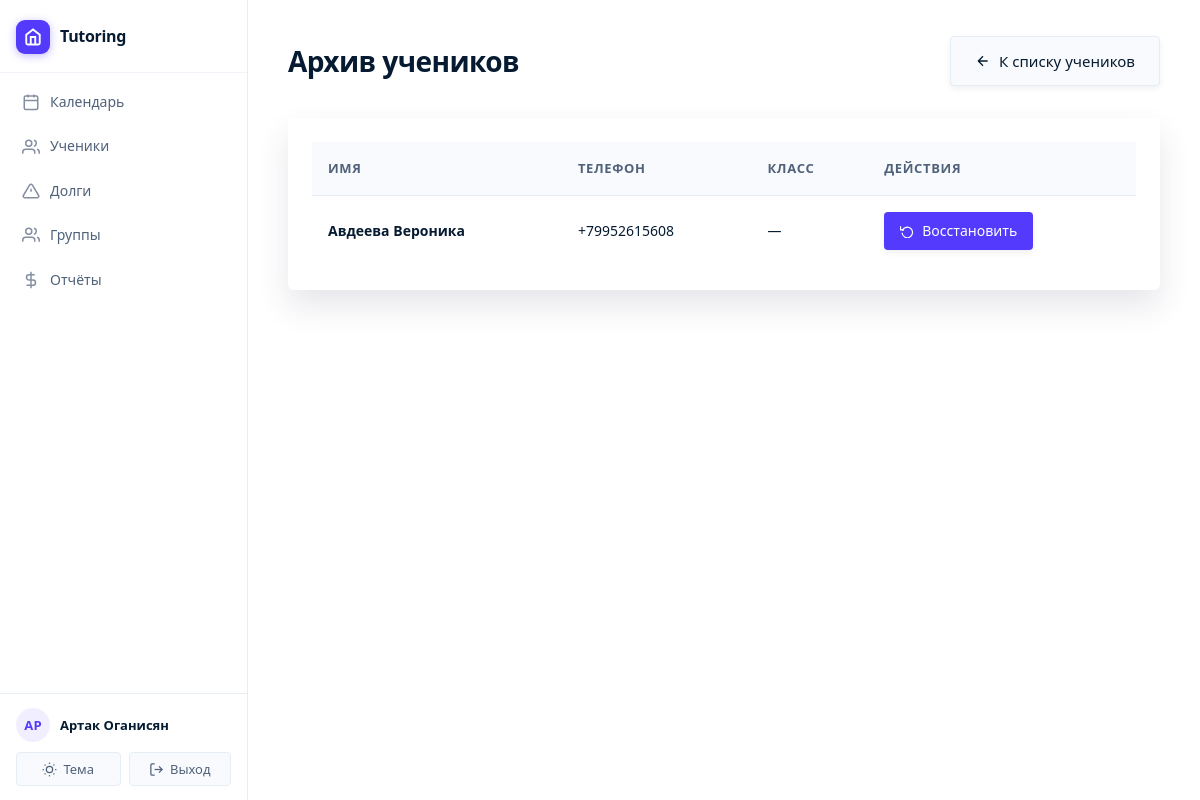
Page /students/archive/ (signed in) on the committed database.
### main/models.py (models this page shows, shortened)
class Student(models.Model):
    tutor = models.ForeignKey(Tutor, on_delete=models.CASCADE, related_name='students', verbose_name='Репетитор')
    groups = models.ManyToManyField(StudentGroup, related_name='students', blank=True, verbose_name='Группы')
    first_name = models.CharField(max_length=100, verbose_name='Имя')
    last_name = models.CharField(max_length=100, verbose_name='Фамилия')
    phone = models.CharField(max_length=20, blank=True, null=True, verbose_name='Телефон')
    telegram = models.CharField(max_length=20, blank=True, null=True, verbose_name='Телеграм')
    created_at = models.DateTimeField(auto_now_add=True, verbose_name='Дата создания')
    updated_at = models.DateTimeField(auto_now=True, verbose_name='Дата обновления')
    grade = models.CharField(max_length=10, blank=True, null=True, verbose_name='Класс')
    notes = models.TextField(blank=True, verbose_name='Заметки')
    is_active = models.BooleanField(default=True, verbose_name='Активен')
    default_price = models.DecimalField(
        max_digits=10,
        decimal_places=2,
        null=True,
        blank=True,
        verbose_name='Цена по умолчанию'
    )
    prepaid_balance = models.DecimalField(
        max_digits=10,
        decimal_places=2,
        default=Decimal('0.00'),
        verbose_name='Баланс предоплаты'
    )
    class Meta:
        verbose_name = 'Ученик'
        verbose_name_plural = 'Ученики'
        ordering = ['last_name', 'first_name']

### main/views.py (the view)
# urls.py: path('students/archive/', views.student_archive, name='student_archive'),
@login_required
def student_archive(request):
    tutor = get_tutor(request)
    if not tutor:
        messages.error(request, 'Профиль репетитора не найден.')
        return redirect('calendar')
    students = Student.objects.filter(tutor=tutor, is_active=False)
    return render(request, 'main/student_archive.html', {'students': students})

### main/views.py (called while the page is built)
def get_tutor(request):
    if request.user.is_authenticated:
        try:
            return request.user.tutor
        except Tutor.DoesNotExist:
            return None
    return None

### main/templates/main/student_archive.html (shortened to what this page needs)
{% extends 'main/base.html' %}
{% block content %}
<div class="page-header">
    <h1>Архив учеников</h1>
    <div class="page-actions">
        <a href="{% url 'student_list' %}" class="btn btn-secondary">
            <svg width="16" height="16" viewBox="0 0 24 24" fill="none" stroke="currentColor" stroke-width="2">
                <path d="M19 12H5M12 19l-7-7 7-7"/>
            </svg>
            К списку учеников
        </a>
    </div>
</div>
{% if students %}
<div class="card">
    <div class="table-responsive">
        <table>
            <thead>
                <tr>
                    <th>Имя</th>
                    <th class="mobile-hide">Телефон</th>
                    <th class="mobile-hide">Класс</th>
                    <th>Действия</th>
                </tr>
            </thead>
            <tbody>
                {% for student in students %}
                <tr>
                    <td>
                        <span style="font-weight: 600; color: var(--text);">
                            {{ student.last_name }} {{ student.first_name }}
                        </span>
                    </td>
                    <td class="mobile-hide">{{ student.phone|default:"—" }}</td>
                    <td class="mobile-hide">{{ student.grade|default:"—" }}</td>
                    <td>
                        <a href="{% url 'student_restore' student.pk %}" class="btn btn-sm">
                            <svg width="14" height="14" viewBox="0 0 24 24" fill="none" stroke="currentColor" stroke-width="2">
                                <polyline points="1 4 1 10 7 10"/><path d="M3.51 15a9 9 0 1 0 .49-3.51"/>
                            </svg>
                            Восстановить
                        </a>
                    </td>
                </tr>
                {% endfor %}
            </tbody>
        </table>
    </div>
</div>
{% else %}
<div class="empty-state">
    <p>Архив пуст</p>
</div>
{% endif %}
{% endblock %}

### main/templates/main/base.html (shortened to what this page needs)
{% load static %}
<!DOCTYPE html>
<html lang="ru">
<head>
    <link rel="stylesheet" href="{% static 'css/main.css' %}">
</head>
<body>
    <div class="app-layout">
        <aside class="sidebar" id="sidebar">
            <div class="sidebar-header">
                <a href="{% url 'calendar' %}" class="sidebar-logo">
                    <div class="sidebar-logo-mark">
                        <svg viewBox="0 0 24 24" fill="none" stroke="currentColor" stroke-width="2.5">
                            <path d="M3 9l9-7 9 7v11a2 2 0 0 1-2 2H5a2 2 0 0 1-2-2z"/>
                            <polyline points="9 22 9 12 15 12 15 22"/>
                        </svg>
                    </div>
                    <span class="sidebar-logo-text">Tutoring</span>
                </a>
            </div>
            <div class="sidebar-main">
                {% if user.is_authenticated %}
                    <nav class="sidebar-nav">
                        <a href="{% url 'calendar' %}" {% if request.resolver_match.url_name == 'calendar' %}class="active"{% endif %}>
                            <svg viewBox="0 0 24 24" fill="none" stroke="currentColor" stroke-width="2">
                                <rect x="3" y="4" width="18" height="18" rx="2" ry="2"/>
                                <line x1="16" y1="2" x2="16" y2="6"/>
                                <line x1="8" y1="2" x2="8" y2="6"/>
                                <line x1="3" y1="10" x2="21" y2="10"/>
                            </svg>
                            <span>Календарь</span>
                        </a>
                        <a href="{% url 'student_list' %}" >
                            <svg viewBox="0 0 24 24" fill="none" stroke="currentColor" stroke-width="2">
                                <path d="M17 21v-2a4 4 0 0 0-4-4H5a4 4 0 0 0-4 4v2"/>
                                <circle cx="9" cy="7" r="4"/>
                                <path d="M23 21v-2a4 4 0 0 0-3-3.87M16 3.13a4 4 0 0 1 0 7.75"/>
                            </svg>
                            <span>Ученики</span>
                        </a>
                        <a href="{% url 'students_debt_list' %}" {% if request.resolver_match.url_name == 'students_debt_list' %}class="active"{% endif %}>
                            <svg viewBox="0 0 24 24" fill="none" stroke="currentColor" stroke-width="2">
                                <path d="M10.29 3.86L1.82 18a2 2 0 0 0 1.71 3h16.94a2 2 0 0 0 1.71-3L13.71 3.86a2 2 0 0 0-3.42 0z"/>
                                <line x1="12" y1="9" x2="12" y2="13"/>
                                <line x1="12" y1="17" x2="12.01" y2="17"/>
                            </svg>
                            <span>Долги</span>
                        </a>
                        <a href="{% url 'group_list' %}" {% if 'group' in request.resolver_match.url_name %}class="active"{% endif %}>
                            <svg viewBox="0 0 24 24" fill="none" stroke="currentColor" stroke-width="2">
                                <path d="M17 21v-2a4 4 0 0 0-4-4H5a4 4 0 0 0-4 4v2"/>
                                <circle cx="9" cy="7" r="4"/>
                                <path d="M23 21v-2a4 4 0 0 0-3-3.87"/>
                                <path d="M16 3.13a4 4 0 0 1 0 7.75"/>
                            </svg>
                            <span>Группы</span>
                        </a>
                        <a href="{% url 'profit_report' %}" {% if request.resolver_match.url_name == 'profit_report' %}class="active"{% endif %}>
                            <svg viewBox="0 0 24 24" fill="none" stroke="currentColor" stroke-width="2">
                                <line x1="12" y1="1" x2="12" y2="23"/>
                                <path d="M17 5H9.5a3.5 3.5 0 0 0 0 7h5a3.5 3.5 0 0 1 0 7H6"/>
                            </svg>
                            <span>Отчёты</span>
                        </a>
                    </nav>
                {% endif %}
            </div>
            {% if user.is_authenticated %}
            <div class="sidebar-footer">
                <div class="sidebar-user-row">
                    <div class="sidebar-avatar">{{ user.get_full_name|default:user.username|slice:":2"|upper }}</div>
                    <div class="sidebar-user-info">
                        <div class="sidebar-user-name">{{ user.get_full_name|default:user.username }}</div>
                    </div>
                </div>
                <div class="sidebar-footer-actions">
                    <button class="theme-toggle" id="theme-toggle" aria-label="Переключить тему">
                        Тема
                    </button>
                    <form method="post" action="{% url 'logout' %}" style="flex: 1; display: flex;">
                        <button type="submit" class="sidebar-logout-btn">
                            <svg viewBox="0 0 24 24" fill="none" stroke="currentColor" stroke-width="2">
                                <path d="M9 21H5a2 2 0 0 1-2-2V5a2 2 0 0 1 2-2h4"/>
                                <polyline points="16 17 21 12 16 7"/>
                                <line x1="21" y1="12" x2="9" y2="12"/>
                            </svg>
                            Выход
                        </button>
                    </form>
                </div>
            </div>
            {% endif %}
        </aside>
        <main class="main-shell">
            <div class="main-inner">
                {% block content %}{% endblock %}
            </div>
        </main>
    </div>
</body>
</html>

### main/static/css/main.css (style rules this page uses)
:root { --primary: #533afd; --primary-light: rgba(83, 58, 253, 0.08); --primary-dark: #4429e8; --secondary: #50617a; --success: #30B27E; --warning: #E9A504; --danger: #DF1B41; --info: #0EA5E9; --bg-primary: #ffffff; --bg-secondary: #f8fafd; --bg-tertiary: #e5edf5; --border: #e5edf5; --border-light: #f0f4fa; --text-primary: #061b31; --text-secondary: #50617a; --text-tertiary: #64748d; --text: var(--text-primary); --text-muted: var(--text-tertiary); --surface: var(--bg-primary); --bg: var(--bg-secondary); --shadow-sm: rgba(23, 23, 23, 0.06) 0px 3px 6px 0px; --shadow: rgba(50, 50, 93, 0.12) 0px 16px 32px 0px; --shadow-md: rgba(23, 23, 23, 0.08) 0px 15px 35px 0px; --shadow-lg: rgba(0, 0, 0, 0.2) 0px 0px 32px 8px; }
* { margin: 0; padding: 0; box-sizing: border-box; }
body { font-family: ui-sans-serif, system-ui, -apple-system, BlinkMacSystemFont, 'Segoe UI', Roboto, sans-serif; background-color: var(--bg-secondary); color: var(--text-primary); line-height: 1.6; font-weight: 400; -webkit-font-smoothing: antialiased; -moz-osx-font-smoothing: grayscale; }
.sidebar { min-height: 100vh; background: var(--bg-primary); border-right: 1px solid var(--border); position: sticky; top: 0; z-index: 1000; }
.sidebar-header { padding: 2rem 1.5rem; border-bottom: 1px solid var(--border-light); }
.page-header { margin-bottom: 2rem; display: flex; justify-content: space-between; align-items: center; flex-wrap: wrap; gap: 1.5rem; }
.page-header h1 { font-size: 2rem; font-weight: 700; color: var(--text-primary); margin: 0; display: flex; align-items: center; gap: 0.875rem; letter-spacing: -0.5px; }
.card { border-radius: 6px; box-shadow: var(--shadow); transition: box-shadow 0.2s ease; overflow: hidden; background: var(--bg-primary); }
.btn { border-radius: 4px; padding: 0.625rem 1.25rem; font-weight: 400; font-size: 0.9375rem; transition: all 0.2s ease; border: 1px solid transparent; }
.card { animation: fadeIn 0.3s ease-out; }
a { color: var(--text-primary); text-decoration: none; transition: color 0.2s ease; }

### rows in the picture
Student: last_name "Авдеева", first_name "Вероника", phone "+79952615608", grade "—"

### other values in the picture
{{ user.get_full_name|default:user.username|slice:":2"|upper }} "АР"
{{ user.get_full_name|default:user.username }} "Артак Оганисян"
